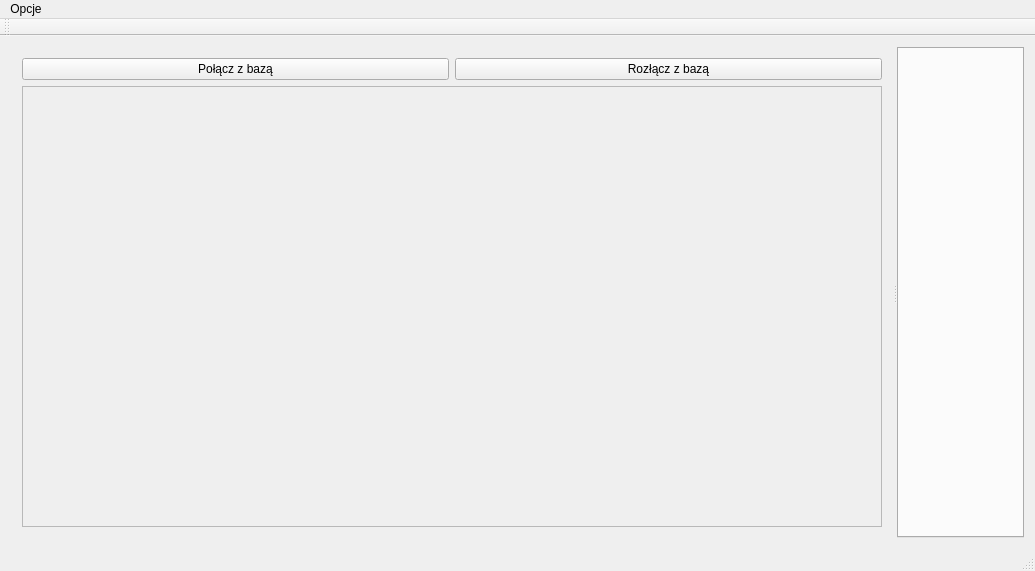
<?xml version="1.0" encoding="UTF-8"?>
<ui version="4.0">
 <class>MainWindow</class>
 <widget class="QMainWindow" name="MainWindow">
  <property name="geometry">
   <rect>
    <x>0</x>
    <y>0</y>
    <width>1035</width>
    <height>571</height>
   </rect>
  </property>
  <property name="windowTitle">
   <string>MainWindow</string>
  </property>
  <widget class="QWidget" name="centralWidget">
   <layout class="QHBoxLayout" name="horizontalLayout_2">
    <item>
     <widget class="QSplitter" name="splitter">
      <property name="orientation">
       <enum>Qt::Horizontal</enum>
      </property>
      <widget class="QWidget" name="layoutWidget">
       <layout class="QVBoxLayout" name="verticalLayout">
        <item>
         <layout class="QHBoxLayout" name="horizontalLayout">
          <item>
           <widget class="QPushButton" name="pushButton_3">
            <property name="text">
             <string>Połącz z bazą</string>
            </property>
           </widget>
          </item>
          <item>
           <widget class="QPushButton" name="pushButton_2">
            <property name="text">
             <string>Rozłącz z bazą</string>
            </property>
           </widget>
          </item>
         </layout>
        </item>
        <item>
         <widget class="QScrollArea" name="scrollArea">
          <property name="sizePolicy">
           <sizepolicy hsizetype="Expanding" vsizetype="Expanding">
            <horstretch>0</horstretch>
            <verstretch>0</verstretch>
           </sizepolicy>
          </property>
          <property name="minimumSize">
           <size>
            <width>0</width>
            <height>0</height>
           </size>
          </property>
          <property name="sizeAdjustPolicy">
           <enum>QAbstractScrollArea::AdjustToContents</enum>
          </property>
          <property name="widgetResizable">
           <bool>true</bool>
          </property>
          <widget class="QWidget" name="scrollAreaWidgetContents">
           <property name="geometry">
            <rect>
             <x>0</x>
             <y>0</y>
             <width>882</width>
             <height>461</height>
            </rect>
           </property>
          </widget>
         </widget>
        </item>
       </layout>
      </widget>
      <widget class="QTabWidget" name="tabWidget">
       <property name="sizePolicy">
        <sizepolicy hsizetype="Expanding" vsizetype="Expanding">
         <horstretch>0</horstretch>
         <verstretch>0</verstretch>
        </sizepolicy>
       </property>
       <property name="minimumSize">
        <size>
         <width>0</width>
         <height>0</height>
        </size>
       </property>
       <property name="baseSize">
        <size>
         <width>0</width>
         <height>0</height>
        </size>
       </property>
       <property name="currentIndex">
        <number>-1</number>
       </property>
      </widget>
     </widget>
    </item>
   </layout>
  </widget>
  <widget class="QMenuBar" name="menuBar">
   <property name="geometry">
    <rect>
     <x>0</x>
     <y>0</y>
     <width>1035</width>
     <height>20</height>
    </rect>
   </property>
   <widget class="QMenu" name="menuOpcje">
    <property name="title">
     <string>Opcje</string>
    </property>
    <addaction name="actionClear_database"/>
   </widget>
   <addaction name="menuOpcje"/>
  </widget>
  <widget class="QToolBar" name="mainToolBar">
   <attribute name="toolBarArea">
    <enum>TopToolBarArea</enum>
   </attribute>
   <attribute name="toolBarBreak">
    <bool>false</bool>
   </attribute>
  </widget>
  <widget class="QStatusBar" name="statusBar"/>
  <action name="actionClear_database">
   <property name="text">
    <string>Clear database</string>
   </property>
  </action>
 </widget>
 <layoutdefault spacing="6" margin="11"/>
 <resources/>
 <connections/>
</ui>
